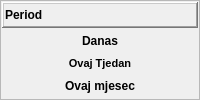
          <widget class="QFrame" name="fraPeriod">
           <property name="sizePolicy">
            <sizepolicy hsizetype="Preferred" vsizetype="Maximum">
             <horstretch>0</horstretch>
             <verstretch>0</verstretch>
            </sizepolicy>
           </property>
           <property name="frameShape">
            <enum>QFrame::StyledPanel</enum>
           </property>
           <property name="frameShadow">
            <enum>QFrame::Raised</enum>
           </property>
           <layout class="QVBoxLayout" name="verticalLayout_7">
            <property name="spacing">
             <number>1</number>
            </property>
            <property name="leftMargin">
             <number>1</number>
            </property>
            <property name="topMargin">
             <number>0</number>
            </property>
            <property name="rightMargin">
             <number>1</number>
            </property>
            <property name="bottomMargin">
             <number>0</number>
            </property>
            <item>
             <widget class="QFrame" name="fraPeriodTitle">
              <property name="sizePolicy">
               <sizepolicy hsizetype="Preferred" vsizetype="Maximum">
                <horstretch>0</horstretch>
                <verstretch>0</verstretch>
               </sizepolicy>
              </property>
              <property name="frameShape">
               <enum>QFrame::WinPanel</enum>
              </property>
              <property name="frameShadow">
               <enum>QFrame::Raised</enum>
              </property>
              <layout class="QHBoxLayout" name="horizontalLayout_5">
               <property name="spacing">
                <number>1</number>
               </property>
               <property name="leftMargin">
                <number>1</number>
               </property>
               <property name="topMargin">
                <number>0</number>
               </property>
               <property name="rightMargin">
                <number>1</number>
               </property>
               <property name="bottomMargin">
                <number>0</number>
               </property>
               <item>
                <widget class="QLabel" name="lblPeriod">
                 <property name="font">
                  <font>
                   <weight>75</weight>
                   <bold>true</bold>
                  </font>
                 </property>
                 <property name="text">
                  <string>Period</string>
                 </property>
                </widget>
               </item>
               <item>
                <widget class="QPushButton" name="pushButton_2">
                 <property name="sizePolicy">
                  <sizepolicy hsizetype="Maximum" vsizetype="Fixed">
                   <horstretch>0</horstretch>
                   <verstretch>0</verstretch>
                  </sizepolicy>
                 </property>
                 <property name="text">
                  <string/>
                 </property>
                 <property name="icon">
                  <iconset resource="../../resources/DonatForm.qrc">
                   <normaloff>:/InDonat/Forms/images/ig_menuGreenUp.gif</normaloff>:/InDonat/Forms/images/ig_menuGreenUp.gif</iconset>
                 </property>
                 <property name="iconSize">
                  <size>
                   <width>16</width>
                   <height>24</height>
                  </size>
                 </property>
                 <property name="flat">
                  <bool>true</bool>
                 </property>
                </widget>
               </item>
              </layout>
             </widget>
            </item>
            <item>
             <widget class="QFrame" name="fraPeriodButtons">
              <property name="sizePolicy">
               <sizepolicy hsizetype="Preferred" vsizetype="Maximum">
                <horstretch>0</horstretch>
                <verstretch>0</verstretch>
               </sizepolicy>
              </property>
              <property name="layoutDirection">
               <enum>Qt::LeftToRight</enum>
              </property>
              <property name="autoFillBackground">
               <bool>false</bool>
              </property>
              <property name="locale">
               <locale language="Croatian" country="Croatia"/>
              </property>
              <property name="frameShape">
               <enum>QFrame::NoFrame</enum>
              </property>
              <property name="frameShadow">
               <enum>QFrame::Raised</enum>
              </property>
              <layout class="QVBoxLayout" name="verticalLayout_6">
               <property name="spacing">
                <number>1</number>
               </property>
               <property name="sizeConstraint">
                <enum>QLayout::SetDefaultConstraint</enum>
               </property>
               <property name="leftMargin">
                <number>1</number>
               </property>
               <property name="topMargin">
                <number>0</number>
               </property>
               <property name="rightMargin">
                <number>1</number>
               </property>
               <property name="bottomMargin">
                <number>0</number>
               </property>
               <item>
                <widget class="QPushButton" name="btnDanas">
                 <property name="font">
                  <font>
                   <weight>75</weight>
                   <bold>true</bold>
                  </font>
                 </property>
                 <property name="cursor">
                  <cursorShape>PointingHandCursor</cursorShape>
                 </property>
                 <property name="text">
                  <string>Danas</string>
                 </property>
                 <property name="icon">
                  <iconset resource="../../resources/DonatForm.qrc">
                   <normaloff>:/InDonat/Forms/images/dll-icon.jpg</normaloff>:/InDonat/Forms/images/dll-icon.jpg</iconset>
                 </property>
                 <property name="autoExclusive">
                  <bool>true</bool>
                 </property>
                 <property name="flat">
                  <bool>true</bool>
                 </property>
                </widget>
               </item>
               <item>
                <widget class="QPushButton" name="btnOvajTjedan">
                 <property name="font">
                  <font>
                   <pointsize>8</pointsize>
                   <weight>75</weight>
                   <bold>true</bold>
                  </font>
                 </property>
                 <property name="cursor">
                  <cursorShape>PointingHandCursor</cursorShape>
                 </property>
                 <property name="text">
                  <string>Ovaj Tjedan</string>
                 </property>
                 <property name="icon">
                  <iconset resource="../../resources/DonatForm.qrc">
                   <normaloff>:/InDonat/Forms/images/dll-icon.jpg</normaloff>:/InDonat/Forms/images/dll-icon.jpg</iconset>
                 </property>
                 <property name="autoExclusive">
                  <bool>true</bool>
                 </property>
                 <property name="flat">
                  <bool>true</bool>
                 </property>
                </widget>
               </item>
               <item>
                <widget class="QPushButton" name="btnOvajMjesec">
                 <property name="font">
                  <font>
                   <weight>75</weight>
                   <bold>true</bold>
                  </font>
                 </property>
                 <property name="cursor">
                  <cursorShape>PointingHandCursor</cursorShape>
                 </property>
                 <property name="text">
                  <string>Ovaj mjesec</string>
                 </property>
                 <property name="icon">
                  <iconset resource="../../resources/DonatForm.qrc">
                   <normaloff>:/InDonat/Forms/images/dll-icon.jpg</normaloff>:/InDonat/Forms/images/dll-icon.jpg</iconset>
                 </property>
                 <property name="autoExclusive">
                  <bool>true</bool>
                 </property>
                 <property name="flat">
                  <bool>true</bool>
                 </property>
                </widget>
               </item>
              </layout>
             </widget>
            </item>
           </layout>
          </widget>
